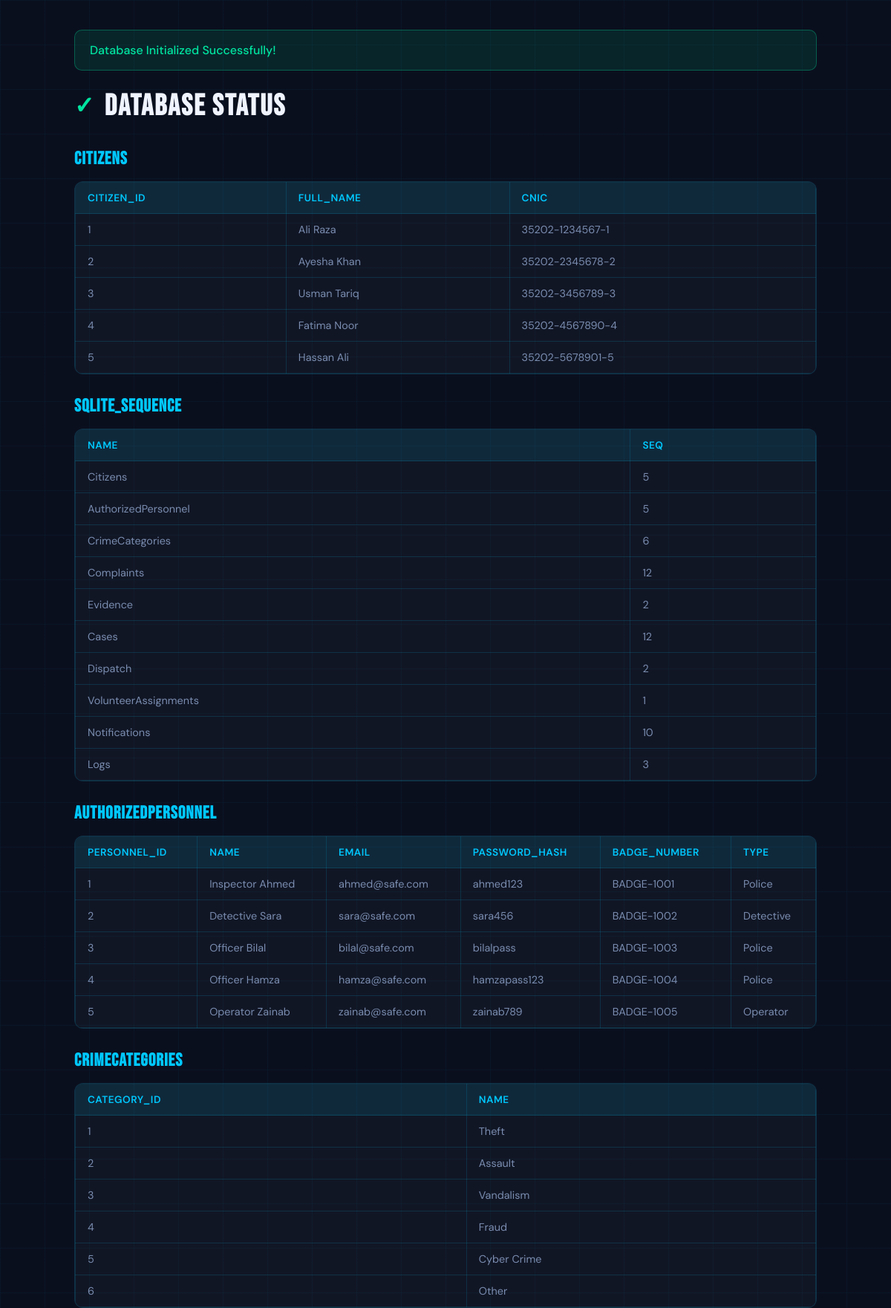
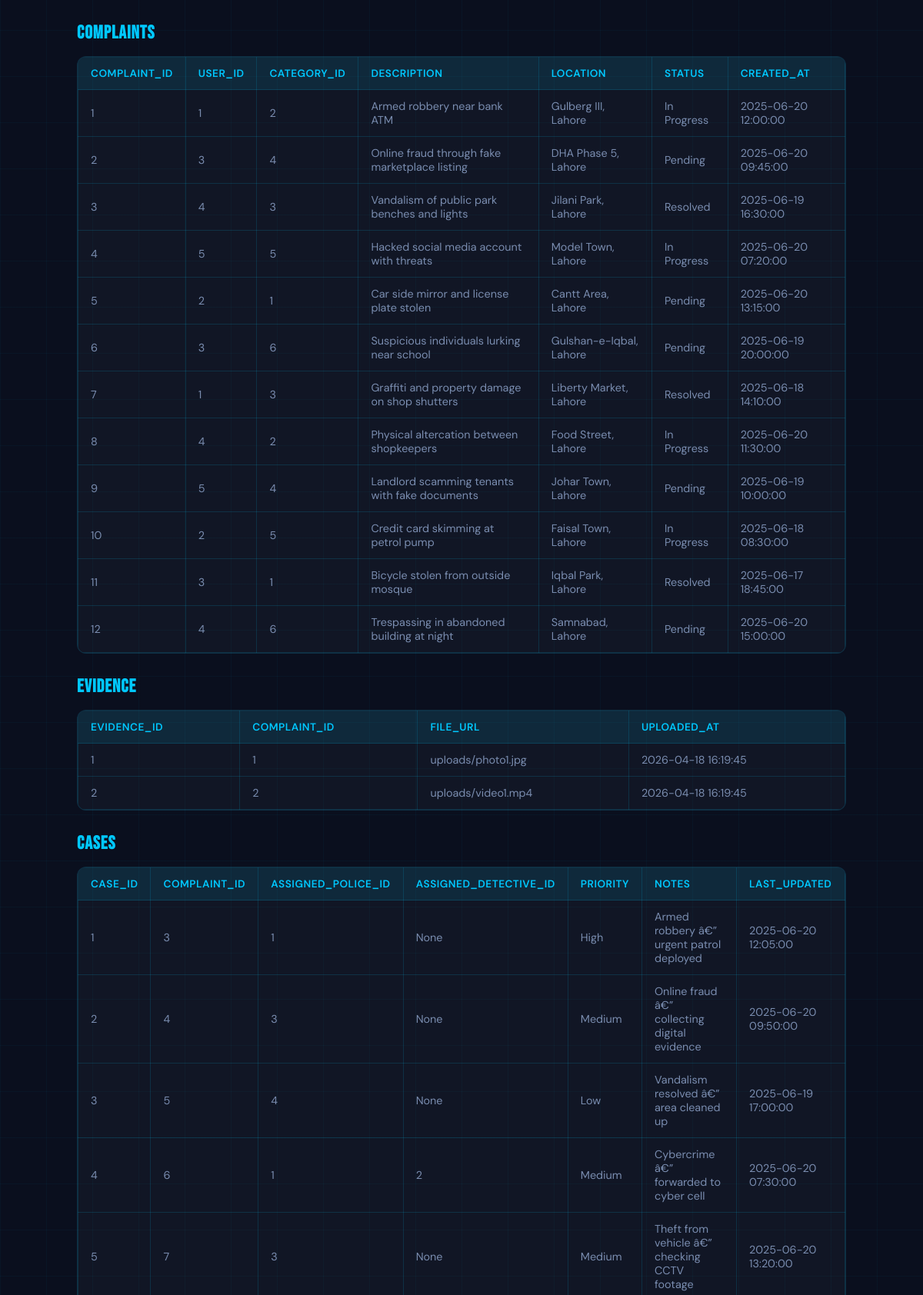
/viewdb (upper part), run on the app's committed database (2 pictures, top to bottom).
### tables this page shows
CREATE TABLE Citizens (
    citizen_id INTEGER PRIMARY KEY AUTOINCREMENT,
    full_name TEXT NOT NULL,
    cnic TEXT UNIQUE NOT NULL
);

CREATE TABLE AuthorizedPersonnel (
    personnel_id INTEGER PRIMARY KEY AUTOINCREMENT,
    name TEXT NOT NULL,
    email TEXT UNIQUE NOT NULL,
    password_hash TEXT NOT NULL,
    badge_number TEXT UNIQUE NOT NULL,
    type TEXT DEFAULT 'Police' CHECK(type IN ('Police','Detective','Operator'))
);

CREATE TABLE CrimeCategories (
    category_id INTEGER PRIMARY KEY AUTOINCREMENT,
    name TEXT UNIQUE NOT NULL
);

CREATE TABLE Complaints (
    complaint_id INTEGER PRIMARY KEY AUTOINCREMENT,
    user_id INTEGER,
    category_id INTEGER,
    description TEXT NOT NULL,
    location TEXT NOT NULL,
    status TEXT DEFAULT 'Pending' CHECK(status IN ('Pending','In Progress','Resolved')),
    created_at DATETIME DEFAULT CURRENT_TIMESTAMP,

    FOREIGN KEY (user_id) REFERENCES Citizens(citizen_id),
    FOREIGN KEY (category_id) REFERENCES CrimeCategories(category_id)
);

CREATE TABLE Evidence (
    evidence_id INTEGER PRIMARY KEY AUTOINCREMENT,
    complaint_id INTEGER NOT NULL,
    file_url TEXT NOT NULL,
    uploaded_at DATETIME DEFAULT CURRENT_TIMESTAMP,

    FOREIGN KEY (complaint_id) REFERENCES Complaints(complaint_id)
);

CREATE TABLE Cases (
    case_id INTEGER PRIMARY KEY AUTOINCREMENT,
    complaint_id INTEGER UNIQUE,
    assigned_police_id INTEGER,
    assigned_detective_id INTEGER,
    priority TEXT DEFAULT 'Medium' CHECK(priority IN ('High','Medium','Low')),
    notes TEXT,
    last_updated DATETIME DEFAULT CURRENT_TIMESTAMP,

    FOREIGN KEY (complaint_id) REFERENCES Complaints(complaint_id),
    FOREIGN KEY (assigned_police_id) REFERENCES AuthorizedPersonnel(personnel_id),
    FOREIGN KEY (assigned_detective_id) REFERENCES AuthorizedPersonnel(personnel_id)
);

### app.py (the view)
@app.route('/viewdb')
def view_db():
    conn = get_db_connection()
    cursor = conn.cursor()
    cursor.execute("SELECT name FROM sqlite_master WHERE type='table';")
    tables = cursor.fetchall()
    table_data = {}
    for table in tables:
        table_name = table['name']
        cursor.execute(f"SELECT * FROM {table_name};")
        data = cursor.fetchall()
        table_data[table_name] = data
    conn.close()
    return render_template("initdb.html", table_data=table_data)

### app.py (called while the page is built)
def get_db_connection():
    conn = sqlite3.connect(DATABASE)
    conn.row_factory = sqlite3.Row
    return conn

### templates/initdb.html (shortened to what this page needs)
<!DOCTYPE html>
<html lang="en">
<head>
</head>
<body>
  <div class="page-container">
    <div class="success-msg">
      Database Initialized Successfully!
    </div>
    <h1>Database Status</h1>
    {% for table, rows in table_data.items() %}
      <h2>{{ table|upper }}</h2>
      {% if rows %}
        <div class="table-wrapper">
          <table>
            <thead>
              <tr>
                {% for column in rows[0].keys() %}
                  <th>{{ column }}</th>
                {% endfor %}
              </tr>
            </thead>
            <tbody>
              {% for row in rows %}
                <tr>
                  {% for column in row.keys() %}
                    <td>{{ row[column] }}</td>
                  {% endfor %}
                </tr>
              {% endfor %}
            </tbody>
          </table>
        </div>
      {% else %}
        <div class="table-wrapper">
          <div class="empty">👋 Empty table</div>
        </div>
      {% endif %}
    {% endfor %}
  </div>
</body>
</html>

### templates/initdb.html (style rules this page uses)
*, *::before, *::after { box-sizing: border-box; margin: 0; padding: 0; }
:root { --navy: #0a0f1e; --cyan: #00c8ff; --white: #f0f4ff; --muted: #7a8db0; --success: #00e5a0; --border: rgba(0,200,255,0.15); }
html, body { min-height: 100vh; background: var(--navy); color: var(--white); font-family: 'DM Sans', sans-serif; padding: 20px; }
body::before { content: ''; position: fixed; inset: 0; background-image: linear-gradient(rgba(0,200,255,0.04) 1px, transparent 1px), linear-gradient(90deg, rgba(0,200,255,0.04) 1px, transparent 1px); background-size: 60px 60px; pointer-events: none; z-index: 0; }
.page-container { position: relative; z-index: 5; max-width: 1000px; margin: 0 auto; }
h1 { font-family: 'Bebas Neue', sans-serif; font-size: 2.5rem; letter-spacing: 2px; margin-bottom: 32px; display: flex; align-items: center; gap: 12px; }
h1::before { content: '✓'; color: var(--success); font-size: 2rem; }
h2 { font-family: 'Bebas Neue', sans-serif; font-size: 1.5rem; letter-spacing: 1px; margin: 28px 0 16px 0; color: var(--cyan); }
.table-wrapper { background: rgba(255,255,255,0.03); border: 1px solid var(--border); border-radius: 12px; overflow-x: auto; margin-bottom: 24px; }
table { width: 100%; border-collapse: collapse; font-size: 0.9rem; }
th { background: rgba(0,200,255,0.1); border: 1px solid var(--border); padding: 12px 16px; text-align: left; font-weight: 600; color: var(--cyan); font-size: 0.85rem; text-transform: uppercase; letter-spacing: 0.5px; }
td { border: 1px solid var(--border); padding: 12px 16px; color: var(--muted); }
.success-msg { background: rgba(0,229,160,0.1); border: 1px solid rgba(0,229,160,0.3); color: var(--success); padding: 16px 20px; border-radius: 10px; margin-bottom: 24px; font-weight: 500; }

### data on the page
Citizens: citizen_id "1" "Ali Raza" "35202-1234567-1"
Citizens: citizen_id "2" "Ayesha Khan" "35202-2345678-2"
Citizens: citizen_id "3" "Usman Tariq" "35202-3456789-3"
Citizens: citizen_id "4" "Fatima Noor" "35202-4567890-4"
Citizens: citizen_id "5" "Hassan Ali" "35202-5678901-5"
AuthorizedPersonnel: personnel_id "1" "Inspector Ahmed" "ahmed@safe.com" "ahmed123" "BADGE-1001" "Police"
AuthorizedPersonnel: personnel_id "2" "Detective Sara" "sara@safe.com" "sara456" "BADGE-1002" "Detective"
AuthorizedPersonnel: personnel_id "3" "Officer Bilal" "bilal@safe.com" "bilalpass" "BADGE-1003" "Police"
AuthorizedPersonnel: personnel_id "4" "Officer Hamza" "hamza@safe.com" "hamzapass123" "BADGE-1004" "Police"
AuthorizedPersonnel: personnel_id "5" "Operator Zainab" "zainab@safe.com" "zainab789" "BADGE-1005" "Operator"
CrimeCategories: category_id "1" "Theft"
CrimeCategories: category_id "2" "Assault"
CrimeCategories: category_id "3" "Vandalism"
CrimeCategories: category_id "4" "Fraud"
CrimeCategories: category_id "5" "Cyber Crime"
CrimeCategories: category_id "6" "Other"
Complaints: complaint_id "1" "1" "2" "Armed robbery near bank ATM" "Gulberg III, Lahore" "In Progress" "2025-06-20 12:00:00"
Complaints: complaint_id "2" "3" "4" "Online fraud through fake marketplace listing" "DHA Phase 5, Lahore" "Pending" "2025-06-20 09:45:00"
Complaints: complaint_id "3" "4" "3" "Vandalism of public park benches and lights" "Jilani Park, Lahore" "Resolved" "2025-06-19 16:30:00"
Complaints: complaint_id "4" "5" "5" "Hacked social media account with threats" "Model Town, Lahore" "In Progress" "2025-06-20 07:20:00"
Complaints: complaint_id "5" "2" "1" "Car side mirror and license plate stolen" "Cantt Area, Lahore" "Pending" "2025-06-20 13:15:00"
Complaints: complaint_id "6" "3" "6" "Suspicious individuals lurking near school" "Gulshan-e-Iqbal, Lahore" "Pending" "2025-06-19 20:00:00"
Complaints: complaint_id "7" "1" "3" "Graffiti and property damage on shop shutters" "Liberty Market, Lahore" "Resolved" "2025-06-18 14:10:00"
Complaints: complaint_id "8" "4" "2" "Physical altercation between shopkeepers" "Food Street, Lahore" "In Progress" "2025-06-20 11:30:00"
Complaints: complaint_id "9" "5" "4" "Landlord scamming tenants with fake documents" "Johar Town, Lahore" "Pending" "2025-06-19 10:00:00"
Complaints: complaint_id "10" "2" "5" "Credit card skimming at petrol pump" "Faisal Town, Lahore" "In Progress" "2025-06-18 08:30:00"
Complaints: complaint_id "11" "3" "1" "Bicycle stolen from outside mosque" "Iqbal Park, Lahore" "Resolved" "2025-06-17 18:45:00"
Complaints: complaint_id "12" "4" "6" "Trespassing in abandoned building at night" "Samnabad, Lahore" "Pending" "2025-06-20 15:00:00"
Evidence: evidence_id "1" "1" "uploads/photo1.jpg" "2026-04-18 16:19:45"
Evidence: evidence_id "2" "2" "uploads/video1.mp4" "2026-04-18 16:19:45"
Cases: case_id "1" "3" "1" "None" "High" "Armed robbery â€” urgent patrol deployed" "2025-06-20 12:05:00"
Cases: case_id "2" "4" "3" "None" "Medium" "Online fraud â€” collecting digital evidence" "2025-06-20 09:50:00"
Cases: case_id "3" "5" "4" "None" "Low" "Vandalism resolved â€” area cleaned up" "2025-06-19 17:00:00"
Cases: case_id "4" "6" "1" "2" "Medium" "Cybercrime â€” forwarded to cyber cell" "2025-06-20 07:30:00"
Cases: case_id "5" "7" "3" "None" "Medium" "Theft from vehicle â€” checking CCTV footage" "2025-06-20 13:20:00"

### other printed values
{{ table|upper }} "CITIZENS" "SQLITE_SEQUENCE" "AUTHORIZEDPERSONNEL" "CRIMECATEGORIES" "COMPLAINTS" "EVIDENCE" "CASES"
{{ column }} "CITIZEN_ID" "FULL_NAME" "CNIC" "NAME" "SEQ" "PERSONNEL_ID" "NAME" "EMAIL" "PASSWORD_HASH" "BADGE_NUMBER" "TYPE" "CATEGORY_ID" "NAME" "COMPLAINT_ID" "USER_ID" "CATEGORY_ID" "DESCRIPTION" "LOCATION" "STATUS" "CREATED_AT" "EVIDENCE_ID" "COMPLAINT_ID" "FILE_URL" "UPLOADED_AT" "CASE_ID" "COMPLAINT_ID" "ASSIGNED_POLICE_ID" "ASSIGNED_DETECTIVE_ID" "PRIORITY" "NOTES" "LAST_UPDATED"
{{ row[column] }} "Citizens" "5" "AuthorizedPersonnel" "5" "CrimeCategories" "6" "Complaints" "12" "Evidence" "2" "Cases" "12" "Dispatch" "2" "VolunteerAssignments" "1" "Notifications" "10" "Logs" "3"
